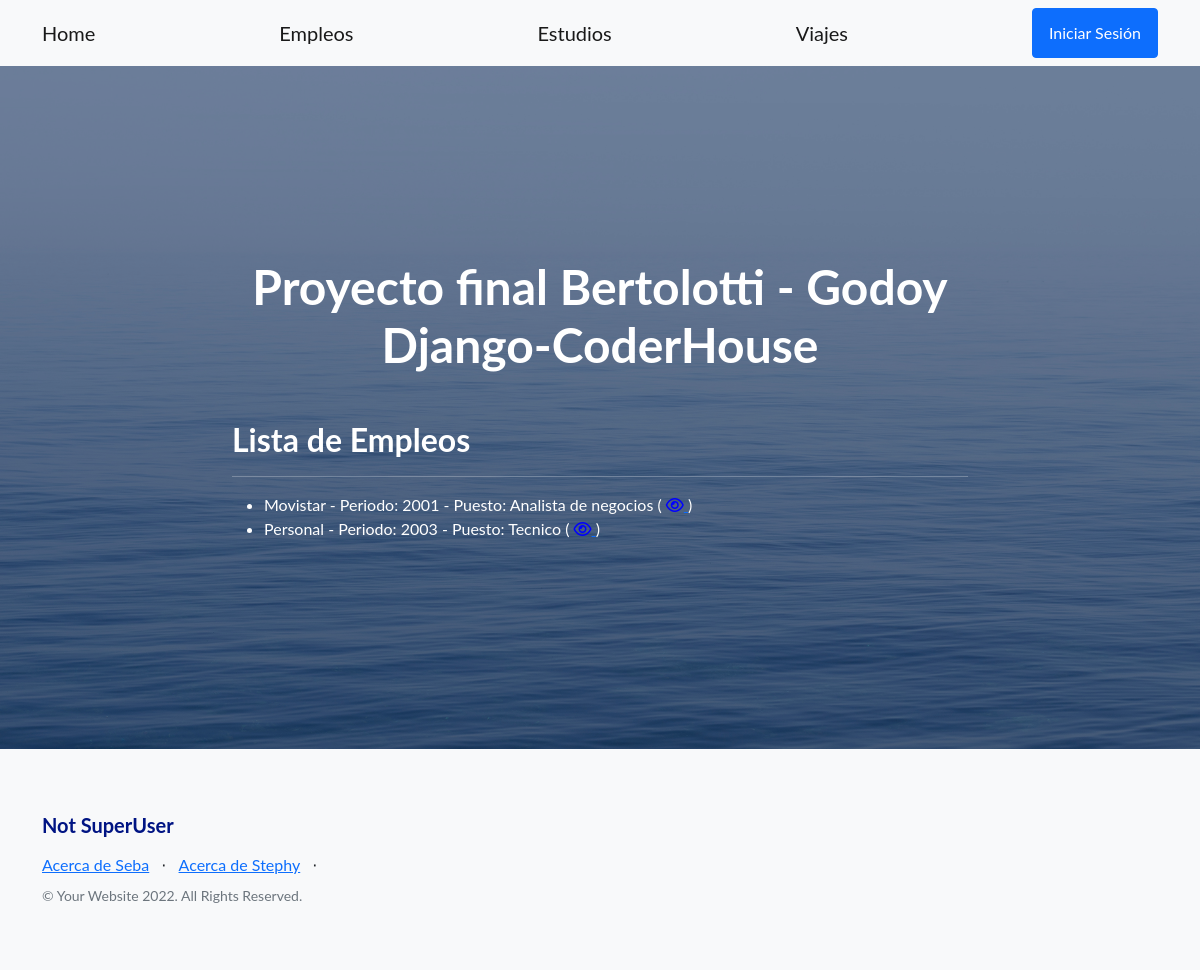
The page /empleo/empleos on the database as committed earlier.
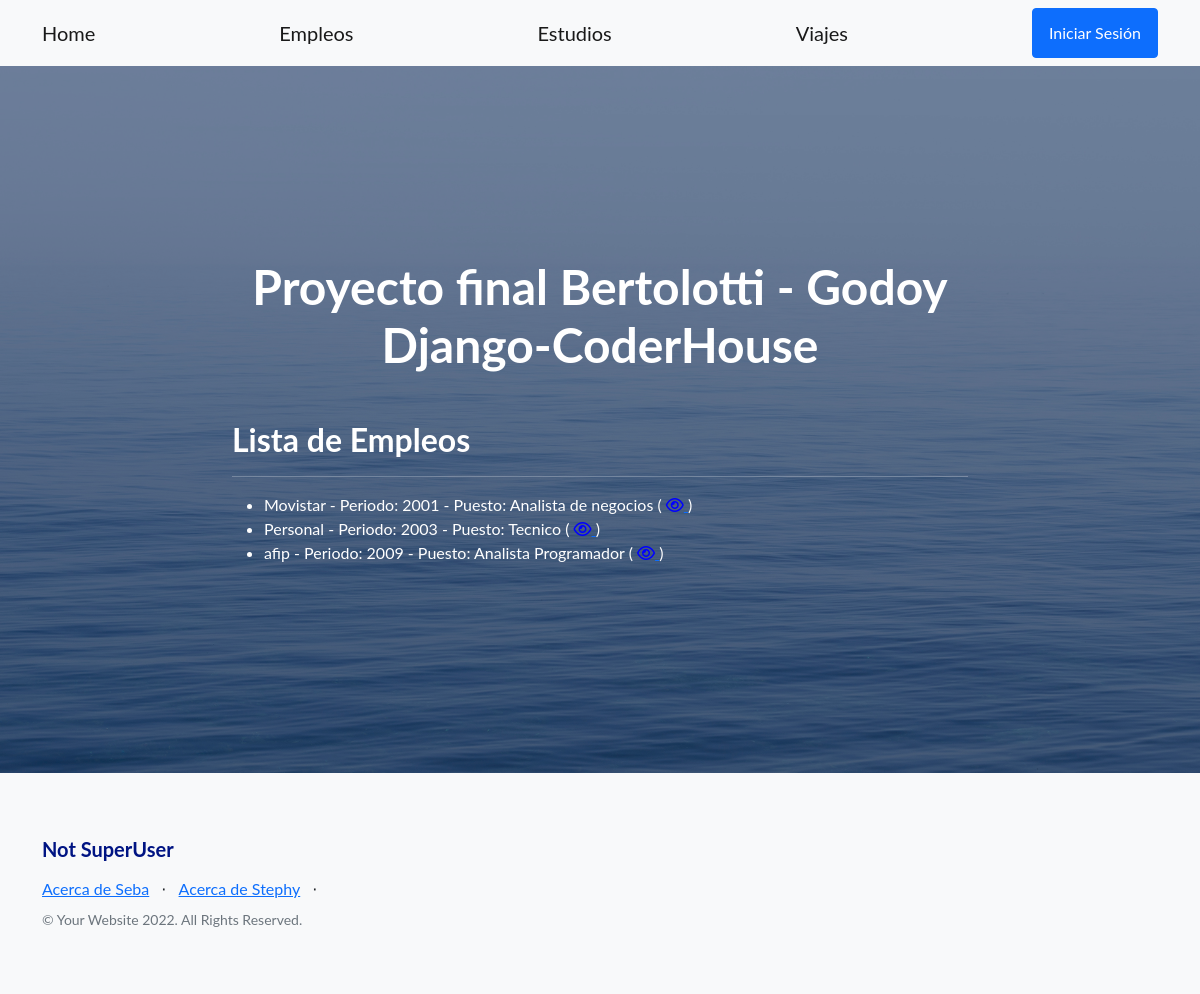
The same page on the database as committed later.
### empleo/models.py (models this page shows)
class Empleo(models.Model):
    empresa = models.CharField(max_length=30)
    periodo = models.IntegerField()
    puesto = models.CharField(max_length=40)
    def __str__(self):
        return f'{self.empresa} - Periodo: {self.periodo} - Puesto: {self.puesto}'

### empleo/views.py (the view)
# urls.py: path('empleos', views.EmpleoListView.as_view(), name='empleo-list'),
class EmpleoListView(ListView):
    model = Empleo
    template_name = "empleo/empleo_list.html"

### empleo/templates/empleo/empleo_list.html (shortened to what this page needs)
{% extends "home/index.html" %}
{% load static %}
{% block FinalProject_content %}
<h2>Lista de Empleos</h2>
<hr></hr>
<ul>
    {% for empleo in empleo_list %}
    <li>
        {{empleo}}
        (
            <a href="{% url 'empleo:empleo-detail' empleo.id %}">
                <i class="fa fa-eye" style="color: rgb(0, 0, 255);"> </i>
            </a>
        )
    </li>
    {% endfor %}
</ul>
{% endblock %}

Rows that differ between the two databases and show on the page:
added Empleo: empresa+periodo+puesto "afip - Periodo: 2009 - Puesto: Analista Programador"
